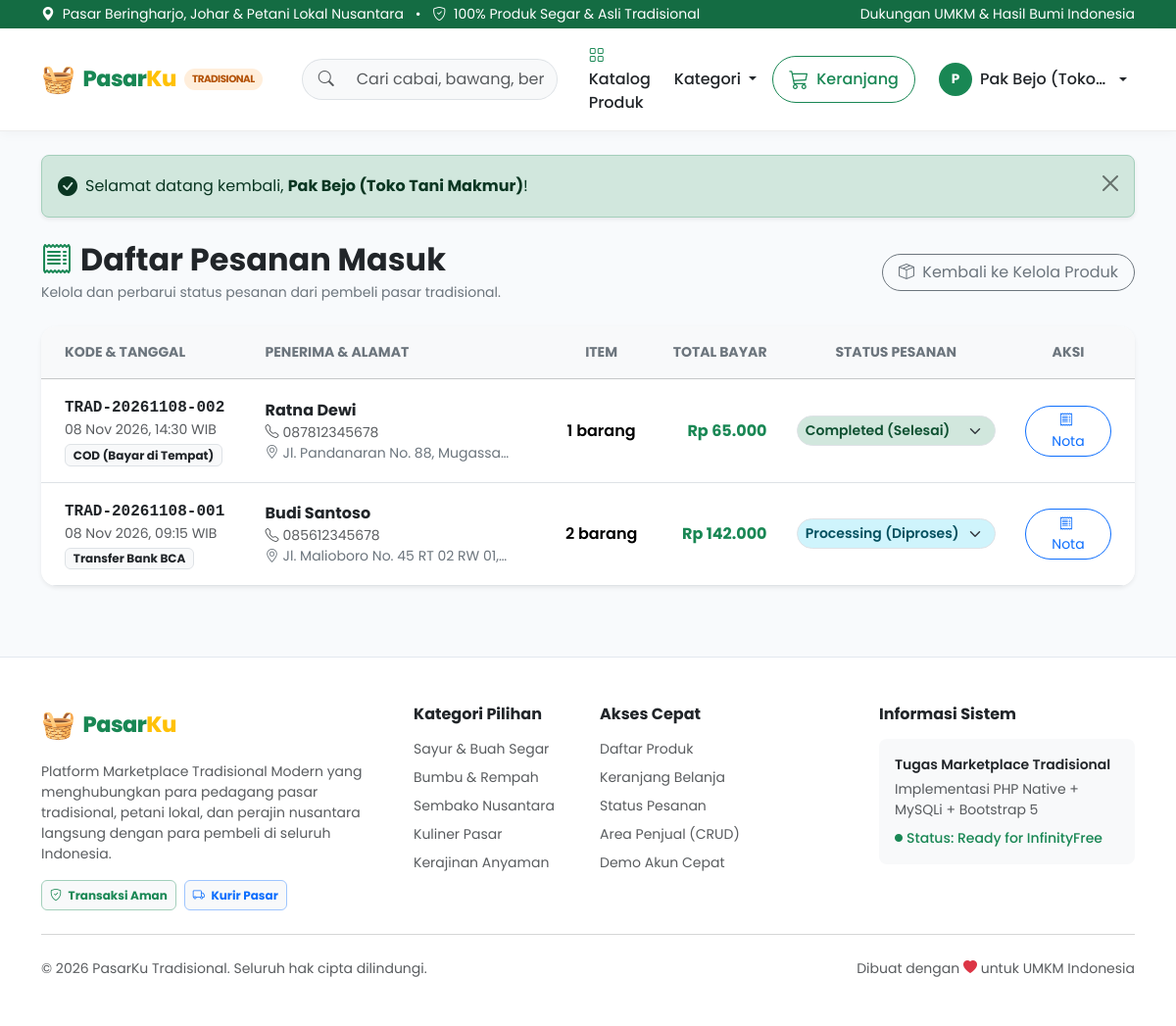
The app's page /admin/orders.php (signed in) with its own data.
### tables this page shows
CREATE TABLE `orders` (
  `id` INT AUTO_INCREMENT PRIMARY KEY,
  `order_code` VARCHAR(50) NOT NULL UNIQUE,
  `buyer_id` INT NOT NULL,
  `recipient_name` VARCHAR(100) NOT NULL,
  `recipient_phone` VARCHAR(25) NOT NULL,
  `shipping_address` TEXT NOT NULL,
  `payment_method` VARCHAR(50) NOT NULL DEFAULT 'Transfer Bank / COD',
  `total_amount` DECIMAL(12,2) NOT NULL,
  `status` ENUM('pending', 'processing', 'completed', 'cancelled') NOT NULL DEFAULT 'pending',
  `notes` TEXT,
  `created_at` TIMESTAMP DEFAULT CURRENT_TIMESTAMP,
  CONSTRAINT `fk_orders_buyer` FOREIGN KEY (`buyer_id`) REFERENCES `users` (`id`) ON DELETE CASCADE
);

### admin/orders.php (the view, shortened to what this page needs)
<?php
require_once __DIR__ . '/../config/database.php';
require_once __DIR__ . '/../includes/functions.php';
$user = current_user();
if ($user['role'] === 'admin') {
    $sql = "SELECT DISTINCT o.*, u.name AS buyer_username,
            (SELECT COUNT(*) FROM order_details WHERE order_id = o.id) AS total_items
            FROM orders o
            JOIN users u ON o.buyer_id = u.id
            ORDER BY o.created_at DESC";
    $stmt = mysqli_prepare($conn, $sql);
} else {
    $sql = "SELECT DISTINCT o.*, u.name AS buyer_username,
            (SELECT COUNT(*) FROM order_details WHERE order_id = o.id) AS total_items
            FROM orders o
            JOIN users u ON o.buyer_id = u.id
            JOIN order_details od ON o.id = od.order_id
            JOIN products p ON od.product_id = p.id
            WHERE p.seller_id = ?
            ORDER BY o.created_at DESC";
    $stmt = mysqli_prepare($conn, $sql);
    mysqli_stmt_bind_param($stmt, "i", $user['id']);
}
mysqli_stmt_execute($stmt);
$orders_res = mysqli_stmt_get_result($stmt);
require_once __DIR__ . '/../includes/header.php';
?>
<div class="d-flex flex-column flex-md-row justify-content-between align-items-md-center gap-3 mb-4">
    <div>
        <h2 class="fw-bold text-dark mb-1">
            <i class="bi bi-receipt text-success me-2"></i>Daftar Pesanan Masuk
        </h2>
        <p class="text-secondary small mb-0">Kelola dan perbarui status pesanan dari pembeli pasar tradisional.</p>
    </div>
    <a href="<?php echo base_url('admin/products.php'); ?>" class="btn btn-outline-secondary rounded-pill px-3">
        <i class="bi bi-box-seam me-1"></i> Kembali ke Kelola Produk
    </a>
</div>
<div class="card border-0 shadow-sm rounded-4 overflow-hidden mb-5">
    <div class="table-responsive">
        <table class="table align-middle table-hover mb-0">
            <thead class="table-light">
                <tr>
                    <th class="ps-4 py-3 text-secondary text-uppercase small fw-bold">Kode & Tanggal</th>
                    <th class="py-3 text-secondary text-uppercase small fw-bold">Penerima & Alamat</th>
                    <th class="py-3 text-secondary text-uppercase small fw-bold text-center">Item</th>
                    <th class="py-3 text-secondary text-uppercase small fw-bold text-end">Total Bayar</th>
                    <th class="py-3 text-secondary text-uppercase small fw-bold text-center" style="min-width: 170px;">Status Pesanan</th>
                    <th class="pe-4 py-3 text-secondary text-uppercase small fw-bold text-center" style="width: 120px;">Aksi</th>
                </tr>
            </thead>
            <tbody>
                <?php if (mysqli_num_rows($orders_res) > 0): ?>
                    <?php while ($ord = mysqli_fetch_assoc($orders_res)): ?>
                        <tr>
                            <td class="ps-4 py-3">
                                <span class="fw-bold font-monospace text-dark"><?php echo htmlspecialchars($ord['order_code']); ?></span>
                                <div class="small text-muted"><?php echo date('d M Y, H:i', strtotime($ord['created_at'])); ?> WIB</div>
                                <span class="badge bg-light text-dark border small mt-1"><?php echo htmlspecialchars($ord['payment_method']); ?></span>
                            </td>
                            <td class="py-3">
                                <div class="fw-bold text-dark"><?php echo htmlspecialchars($ord['recipient_name']); ?></div>
                                <div class="small text-muted"><i class="bi bi-telephone me-1"></i><?php echo htmlspecialchars($ord['recipient_phone']); ?></div>
                                <div class="small text-secondary text-truncate" style="max-width: 250px;">
                                    <i class="bi bi-geo-alt me-1"></i><?php echo htmlspecialchars($ord['shipping_address']); ?>
                                </div>
                            </td>
                            <td class="py-3 text-center fw-semibold">
                                <?php echo $ord['total_items']; ?> barang
                            </td>
                            <td class="py-3 text-end fw-bold text-success">
                                <?php echo format_rupiah($ord['total_amount']); ?>
                            </td>
                            <td class="py-3 text-center">
                                <form action="<?php echo base_url('admin/orders.php'); ?>" method="POST" class="d-inline-block">
                                    <select name="status" class="form-select form-select-sm rounded-pill fw-semibold badge-status-<?php echo $ord['status']; ?>" onchange="this.form.submit()">
                                        <option value="processing" <?php echo $ord['status'] === 'processing' ? 'selected' : ''; ?>>Processing (Diproses)</option>
                                        <option value="completed" <?php echo $ord['status'] === 'completed' ? 'selected' : ''; ?>>Completed (Selesai)</option>
                                    </select>
                                </form>
                            </td>
                            <td class="pe-4 py-3 text-center">
                                <a href="<?php echo base_url('order_success.php?code=' . urlencode($ord['order_code'])); ?>"
                                   target="_blank" class="btn btn-outline-primary btn-sm rounded-pill px-3">
                                    <i class="bi bi-receipt me-1"></i> Nota
                                </a>
                            </td>
                        </tr>
                    <?php endwhile; ?>
                <?php endif; ?>
            </tbody>
        </table>
    </div>
</div>
<?php require_once __DIR__ . '/../includes/footer.php'; ?>

### assets/css/style.css (style rules this page uses)
:root { --pk-primary: #198754; --pk-primary-dark: #146c43; --pk-primary-light: #e8f5e9; --pk-secondary: #c27d38; --pk-dark: #212529; --pk-bg: #f8fafc; --pk-card-radius: 14px; }
body { font-family: 'Poppins', 'Segoe UI', system-ui, -apple-system, sans-serif; background-color: var(--pk-bg); color: #333d47; display: flex; flex-direction: column; min-height: 100vh; }
.badge-status-processing { background-color: #cff4fc; color: #055160; }
.badge-status-completed { background-color: #d1e7dd; color: #0f5132; }

### records on screen
orders: order_code "TRAD-20261108-002", created_at "08 Nov 2026, 14:30", payment_method "COD (Bayar di Tempat)", recipient_name "Ratna Dewi", recipient_phone "087812345678", shipping_address "Jl. Pandanaran No. 88, Mugassa…", total_items "1", total_amount "Rp 65.000", status "Completed (Selesai)"
orders: order_code "TRAD-20261108-001", created_at "08 Nov 2026, 09:15", payment_method "Transfer Bank BCA", recipient_name "Budi Santoso", recipient_phone "085612345678", shipping_address "Jl. Malioboro No. 45 RT 02 RW 01,…", total_items "2", total_amount "Rp 142.000", status "Processing (Diproses)"

### other values on screen
substr($user['name'], 0, 1) "P"
$user['name'] "Pak Bejo (Toko…"
$message "Selamat datang kembali, Pak Bejo (Toko Tani Makmur) !"
